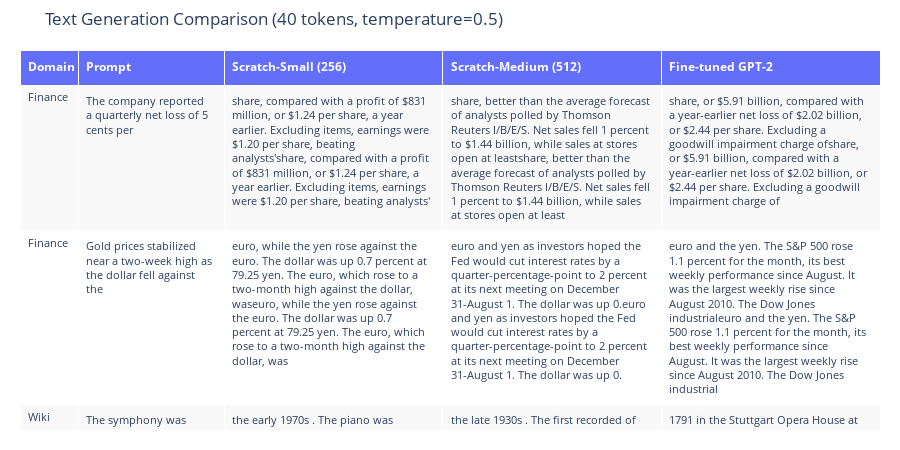

Notebook source saved alongside this figure:
### Markdown cell above
## 5. Qualitative Evaluation: Text Generation Examples

We test the models' ability to generate coherent continuations for prompts from both domains.

### Code cell
finance_prompts = [
    "The company reported a quarterly net loss of 5 cents per", 
    "Gold prices stabilized near a two-week high as the dollar fell against the",
]
wiki_prompts = [
    "The symphony was composed by Ludwig van Beethoven and was first performed in",        
    "The North American beaver is one of two extant species of",
]

all_prompts = [("Finance", p) for p in finance_prompts] + [("Wiki", p) for p in wiki_prompts]

tokenizer = GPT2Tokenizer.from_pretrained("gpt2")

models = {}

for name, fname, d_m, nl, nh in configs:
    path = os.path.join(models_dir, fname)
    if os.path.exists(path):
        m = ScratchTransformer(tokenizer.vocab_size, d_model=d_m, num_layers=nl, num_heads=nh)
        m.load_state_dict(torch.load(path, map_location=device))
        m.to(device).eval()
        models[name] = m

if os.path.exists(ft_path):
    models["Fine-tuned GPT-2"] = load_finetune_model(ft_path, device)

generation_results = []
model_names = list(models.keys())

for domain, prompt in all_prompts:
    row = {"Domain": domain, "Prompt": prompt[:]}
    for name, model in models.items():
        evaluator = Evaluator(model, tokenizer, device=device)
        generated = evaluator.generate_text(prompt, max_new_tokens=40, temperature=0.5)
        continuation = generated[len(prompt):].strip()
        row[name] = continuation[:] + continuation
    generation_results.append(row)

header_values = ["Domain", "Prompt"] + model_names
cell_values = [
    [r["Domain"] for r in generation_results],
    [r["Prompt"] for r in generation_results],
] + [[r[name] for r in generation_results] for name in model_names]

fig = go.Figure(data=[go.Table(
    columnwidth=[80, 200, 300, 300, 300],
    header=dict(
        values=[f"<b>{h}</b>" for h in header_values],
        fill_color='#636EFA',
        font=dict(color='white', size=12),
        align='left',
        height=35
    ),
    cells=dict(
        values=cell_values,
        fill_color=[['#f9f9f9', '#ffffff'] * 2],
        align='left',
        font=dict(size=11),
        height=80
    )
)])

fig.update_layout(
    title="Text Generation Comparison (40 tokens, temperature=0.5)",
    template="plotly_white",
    height=450,
    margin=dict(l=20, r=20, t=50, b=20)
)
fig.show()
fig.write_image(os.path.join(plots_dir, "text_generation_comparison.svg"), width=1400)

### Figure 1 — Plotly figure (JSON) as saved in the notebook; plotly's stock layout.template omitted (floating-point values rounded to 4 significant figures)
{"data": [{"cells": {"align": "left", "fill": {"color": [["#f9f9f9", "#ffffff", "#f9f9f9", "#ffffff"]]}, "font": {"size": 11}, "height": 80, "values": [["Finance", "Finance", "Wiki", "Wiki"], ["The company reported a quarterly net loss of 5 cents per", "Gold prices stabilized near a two-week high as the dollar fell against the", "The symphony was composed by Ludwig van Beethoven and was first performed in", "The North American beaver is one of two extant species of"], ["share, compared with a profit of $831 million, or $1.24 per share, a year earlier. Excluding items, earnings were $1.20 per share, beating analysts'share, compared with a profit of $831 million, or $1.24 per share, a year earlier. Excluding items, earnings were $1.20 per share, beating analysts'", "euro, while the yen rose against the euro. The dollar was up 0.7 percent at 79.25 yen. The euro, which rose to a two-month high against the dollar, waseuro, while the yen rose against the euro. The dollar was up 0.7 percent at 79.25 yen. The euro, which rose to a two-month high against the dollar, was", "the early 1970s . The piano was composed in the first half of the band , The Tintin , in the 1970s . She was an orchestral composer , and was also a composerthe early 1970s . The piano was composed in the first half of the band , The Tintin , in the 1970s . She was an orchestral composer , and was also a composer", "the genus Iberia , and is a species of the genus Iberia . The species has a number of mycologist 's most famous species , the genus Iberia of the genusthe genus Iberia , and is a species of the genus Iberia . The species has a number of mycologist 's most famous species , the genus Iberia of the genus"], ["share, better than the average forecast of analysts polled by Thomson Reuters I/B/E/S. Net sales fell 1 percent to $1.44 billion, while sales at stores open at leastshare, better than the average forecast of analysts polled by Thomson Reuters I/B/E/S. Net sales fell 1 percent to $1.44 billion, while sales at stores open at least", "euro and yen as investors hoped the Fed would cut interest rates by a quarter-percentage-point to 2 percent at its next meeting on December 31-August 1. The dollar was up 0.euro and yen as investors hoped the Fed would cut interest rates by a quarter-percentage-point to 2 percent at its next meeting on December 31-August 1. The dollar was up 0.", "the late 1930s . The first recorded of the piano was the piano @-@ melody with a piano accompaniment , and the second , the first , was a piano piano piano piano . The pianothe late 1930s . The first recorded of the piano was the piano @-@ melody with a piano accompaniment , and the second , the first , was a piano piano piano piano . The piano", "the genus still in the genus . It is the eastern origin of the North American spore sacrosancta , and is the genus of the North American nomenclature . It is thethe genus still in the genus . It is the eastern origin of the North American spore sacrosancta , and is the genus of the North American nomenclature . It is the"], ["share, or $5.91 billion, compared with a year-earlier net loss of $2.02 billion, or $2.44 per share. Excluding a goodwill impairment charge ofshare, or $5.91 billion, compared with a year-earlier net loss of $2.02 billion, or $2.44 per share. Excluding a goodwill impairment charge of", "euro and the yen. The S&P 500 rose 1.1 percent for the month, its best weekly performance since August. It was the largest weekly rise since August 2010. The Dow Jones industrialeuro and the yen. The S&P 500 rose 1.1 percent for the month, its best weekly performance since August. It was the largest weekly rise since August 2010. The Dow Jones industrial", "1791 in the Stuttgart Opera House at the invitation of the German ambassador to the United States , Otto von Beethoven . The orchestra was selected in 1874 by the composer and his friend1791 in the Stuttgart Opera House at the invitation of the German ambassador to the United States , Otto von Beethoven . The orchestra was selected in 1874 by the composer and his friend", "the genus , with the other being the genus P. rufus . The other is P. rufus pilosaurus , which is a different genus , but with the same name .the genus , with the other being the genus P. rufus . The other is P. rufus pilosaurus , which is a different genus , but with the same name ."]]}, "columnwidth": [80, 200, 300, 300, 300], "header": {"align": "left", "fill": {"color": "#636EFA"}, "font": {"color": "white", "size": 12}, "height": 35, "values": ["<b>Domain</b>", "<b>Prompt</b>", "<b>Scratch-Small (256)</b>", "<b>Scratch-Medium (512)</b>", "<b>Fine-tuned GPT-2</b>"]}, "type": "table"}], "layout": {"height": 450, "margin": {"b": 20, "l": 20, "r": 20, "t": 50}, "title": {"text": "Text Generation Comparison (40 tokens, temperature=0.5)"}}}
